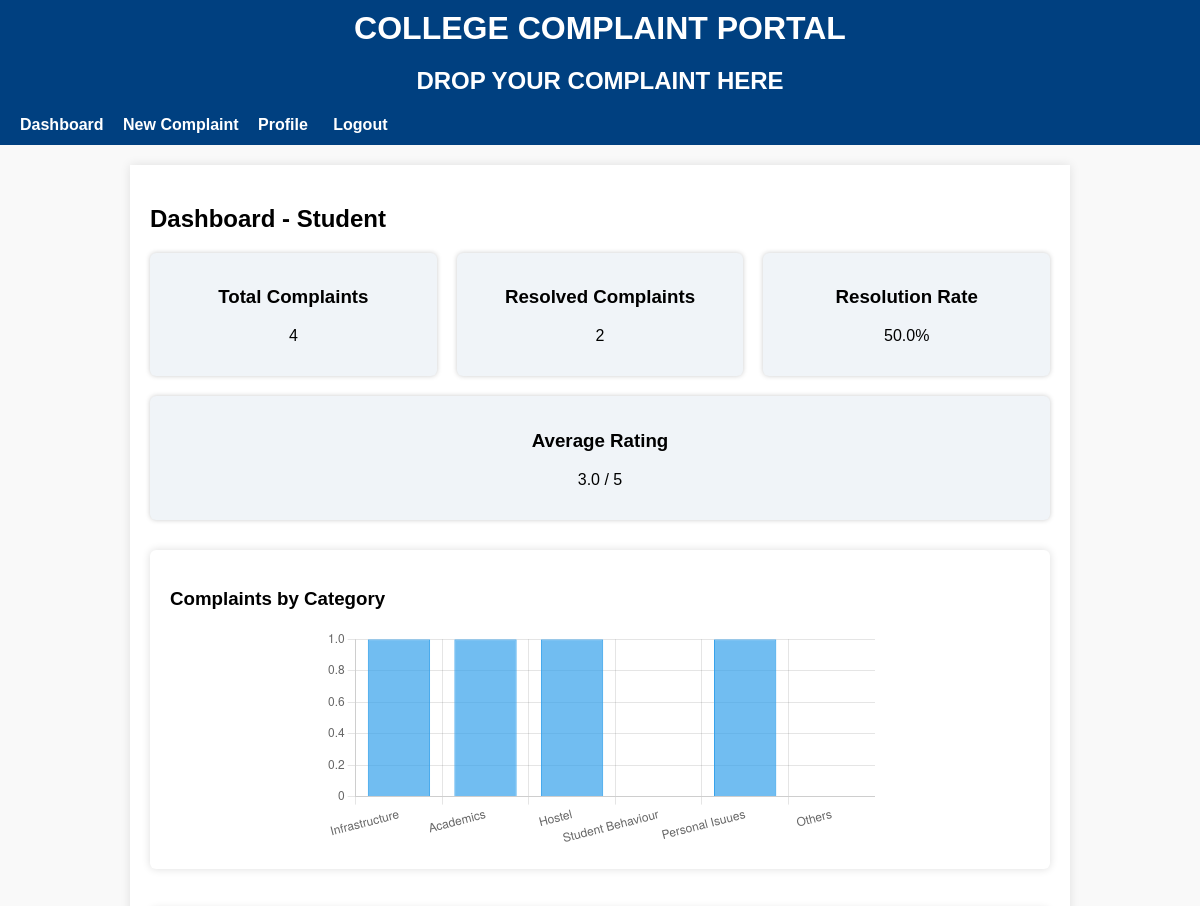
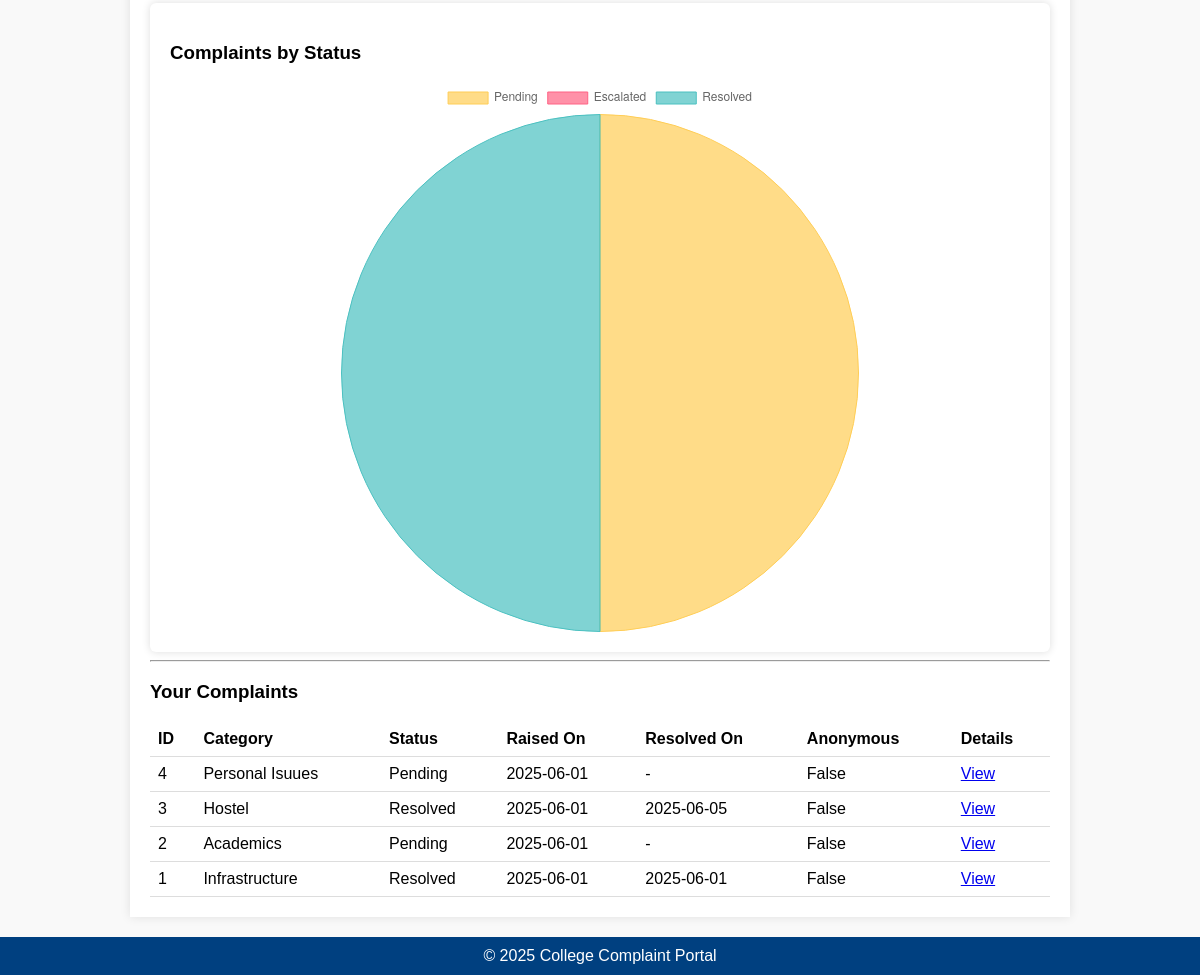
Screenshot of / (signed in) with the database file from the repository (2 pictures, top to bottom).
### portal/models.py (models this page shows, shortened)
class Profile(models.Model):
    USER_ROLES = (
        ('student', 'Student'),
        ('faculty', 'Faculty'),
        ('non_teaching', 'Non Teaching Faculty'),
        ('worker', 'Worker'),
        ('guest', 'Guest'),
        ('class_teacher', 'Class Teacher'),
        ('hod', 'HOD'),
        ('principal', 'Principal'),
        ('admin', 'Admin'),
    )
    user = models.OneToOneField(User, on_delete=models.CASCADE, null=True, blank=True)
    role = models.CharField(max_length=20, choices=USER_ROLES, default='student')
    phone_number = models.CharField(max_length=15, blank=True, null=True, help_text="Include country code e.g. +1234567890")

class Complaint(models.Model):
    user = models.ForeignKey(User, null=True, blank=True, on_delete=models.SET_NULL)
    anonymous = models.BooleanField(default=False)
    category = models.ForeignKey(Category, on_delete=models.SET_NULL, null=True)
    description = models.TextField()
    evidence = models.FileField(upload_to='evidence/', null=True, blank=True)
    created_at = models.DateTimeField(auto_now_add=True)
    resolved_at = models.DateTimeField(null=True, blank=True)
    status = models.CharField(max_length=20, choices=(
        ('Pending', 'Pending'),
        ('Escalated', 'Escalated'),
        ('Resolved', 'Resolved'),
    ), default='Pending')
    rating = models.PositiveIntegerField(null=True, blank=True, validators=[MinValueValidator(1), MaxValueValidator(5)])
    escalation_level = models.PositiveIntegerField(default=0)  # 0: initial, 1: class teacher, 2: HOD, 3: Principal
    email_sent = models.BooleanField(default=False)
    assigned_to = models.ForeignKey(User, null=True, blank=True, on_delete=models.SET_NULL, related_name='assigned_complaints')
    sentiment = models.FloatField(null=True, blank=True)

class Category(models.Model):
    name = models.CharField(max_length=100)

### portal/views.py (the view)
# urls.py: path('', views.dashboard, name='dashboard'),
@login_required
def dashboard(request):
    profile = Profile.objects.get(user=request.user)
    role = profile.role
    if role in ['student', 'faculty', 'non_teaching', 'worker']:
        complaints = Complaint.objects.filter(user=request.user).order_by('-created_at')
    elif role in ['class_teacher', 'hod', 'principal']:
        complaints = Complaint.objects.filter(assigned_to=request.user).order_by('-created_at')
    else:
        complaints = Complaint.objects.all().order_by('-created_at')
    categories = Category.objects.all()
    category_labels = [cat.name for cat in categories]
    category_counts = [complaints.filter(category=cat).count() for cat in categories]
    status_choices = ['Pending', 'Escalated', 'Resolved']
    status_counts = [complaints.filter(status=status).count() for status in status_choices]
    total_complaints = complaints.count()
    resolved_count = complaints.filter(status='Resolved').count()
    resolved_rate = (resolved_count / total_complaints * 100) if total_complaints else 0
    avg_rating = complaints.aggregate(avg=Avg('rating'))['avg'] or 0
    escalation_count = Complaint.objects.filter(status='Escalated').count() if role == 'admin' else 0
    overdue_count = 0
    if role == 'admin':
        overdue_count = Complaint.objects.filter(
            status__in=['Pending', 'Escalated'],
            created_at__lte=timezone.now() - timedelta(days=14)
        ).count()
    context = {
        'complaints': complaints,
        'role': role,
        'category_labels': category_labels,
        'category_counts': category_counts,
        'status_labels': status_choices,
        'status_counts': status_counts,
        'total_complaints': total_complaints,
        'resolved_count': resolved_count,
        'resolved_rate': round(resolved_rate, 2),
        'avg_rating': round(avg_rating, 2),
        'escalation_count': escalation_count,
        'overdue_count': overdue_count,
    }
    return render(request, 'portal/dashboard.html', context)

### portal/templates/portal/dashboard.html (shortened to what this page needs)
{% extends 'base.html' %}
{% block content %}
<h2>Dashboard - {{ role|capfirst }}</h2>
<div class="stats-container">
  <div class="stat-box">
    <h3>Total Complaints</h3>
    <p>{{ total_complaints }}</p>
  </div>
  <div class="stat-box">
    <h3>Resolved Complaints</h3>
    <p>{{ resolved_count }}</p>
  </div>
  <div class="stat-box">
    <h3>Resolution Rate</h3>
    <p>{{ resolved_rate }}%</p>
  </div>
  <div class="stat-box">
    <h3>Average Rating</h3>
    <p>{% if avg_rating > 0 %}{{ avg_rating }} / 5{% else %}N/A{% endif %}</p>
  </div>
</div>
<div class="charts-container">
  <div class="chart-box">
    <h3>Complaints by Category</h3>
    <canvas id="categoryChart"width="250" height="100"></canvas>
  </div>
  <div class="chart-box">
    <h3>Complaints by Status</h3>
    <canvas id="statusChart" width="050";height="050"></canvas>
  </div>
</div>
<hr>
<h3>Your Complaints</h3>
{% if complaints %}
  <table>
    <thead>
      <tr>
        <th>ID</th>
        <th>Category</th>
        <th>Status</th>
        <th>Raised On</th>
        <th>Resolved On</th>
        <th>Anonymous</th>
        <th>Details</th>
      </tr>
    </thead>
    <tbody>
      {% for c in complaints %}
      <tr>
        <td>{{ c.id }}</td>
        <td>{{ c.category.name }}</td>
        <td>{{ c.status }}</td>
        <td>{{ c.created_at|date:"Y-m-d" }}</td>
        <td>{% if c.resolved_at %}{{ c.resolved_at|date:"Y-m-d" }}{% else %}-{% endif %}</td>
        <td>{{ c.anonymous }}</td>
        <td><a href="{% url 'complaint_detail' c.id %}">View</a></td>
      </tr>
      {% endfor %}
    </tbody>
  </table>
{% else %}
  <p>You have no complaints yet.</p>
{% endif %}
<script>
  const categoryLabels = {{ category_labels|safe }};
  const categoryData = {{ category_counts|safe }};
  const statusLabels = {{ status_labels|safe }};
  const statusData = {{ status_counts|safe }};
  // Category Chart
  const ctxCategory = document.getElementById('categoryChart').getContext('2d');
  const categoryChart = new Chart(ctxCategory, {
    type: 'bar',
    data: {
      labels: categoryLabels,
      datasets: [{
        label: '# of Complaints',
        data: categoryData,
        backgroundColor: 'rgba(54, 162, 235, 0.7)',
        borderColor: 'rgba(54, 162, 235, 1)',
        borderWidth: 1
      }]
    },
    options: {
      responsive: true,
      scales: {
        y: { beginAtZero: true, precision: 0 }
      },
      plugins: {
        legend: { display: false }
      }
    }
  });
  // Status Chart (Pie)
  const ctxStatus = document.getElementById('statusChart').getContext('2d');
  const statusChart = new Chart(ctxStatus, {
    type: 'pie',
    data: {
      labels: statusLabels,
      datasets: [{
        label: 'Complaint Status',
        data: statusData,
        backgroundColor: [
          'rgba(255, 205, 86, 0.7)',   // Pending - yellow
          'rgba(255, 99, 132, 0.7)',   // Escalated - red
          'rgba(75, 192, 192, 0.7)'    // Resolved - green
        ],
        borderColor: [
          'rgba(255, 205, 86, 1)',
          'rgba(255, 99, 132, 1)',
          'rgba(75, 192, 192, 1)'
        ],
        borderWidth: 1
      }]
    },
    options: { responsive: true }
  });
</script>
{% endblock %}

### portal/templates/base.html (style rules this page uses)
body { font-family: Arial, sans-serif; margin: 0; padding: 0; background: #f9f9f9; }
table { width: 100%; border-collapse: collapse; }
th, td { text-align: left; padding: 8px; border-bottom: 1px solid #ddd; }

### portal/templates/portal/dashboard.html (style rules this page uses)
.stats-container { display: flex; flex-wrap: wrap; gap: 20px; margin-bottom: 30px; }
.stat-box { flex: 1 1 200px; background: #f0f4f8; padding: 15px; border-radius: 6px; box-shadow: 0 0 5px #ccc; text-align: center; }
.charts-container { display: flex; flex-wrap: wrap; gap: 40px; }
.chart-box { flex: 1 1 400px; background: white; padding: 20px; border-radius: 6px; box-shadow: 0 0 8px #ddd; }
.chart-box canvas { max-width: 550px; max-height: 550px; width: 100% !important; height: auto !important; margin: 0 auto; }

### rows the page displays
Profile: role "Student"
Complaint: id "4", category.name "Personal Isuues", status "Pending", created_at "2025-06-01", anonymous "False"
Complaint: id "3", category.name "Hostel", status "Resolved", created_at "2025-06-01", resolved_at "2025-06-05", anonymous "False"
Complaint: id "2", category.name "Academics", status "Pending", created_at "2025-06-01", anonymous "False"
Complaint: id "1", category.name "Infrastructure", status "Resolved", created_at "2025-06-01", resolved_at "2025-06-01", anonymous "False"

### other values shown
{{ total_complaints }} "4"
{{ resolved_count }} "2"
{{ resolved_rate }} "50.0"
{{ avg_rating }} "3.0"
chart data {{ category_labels|safe }} ['Infrastructure', 'Academics', 'Hostel', 'Student Behaviour', 'Personal Isuues', 'Others']
chart data {{ category_counts|safe }} [1, 1, 1, 0, 1, 0]
chart data {{ status_labels|safe }} ['Pending', 'Escalated', 'Resolved']
chart data {{ status_counts|safe }} [2, 0, 2]
